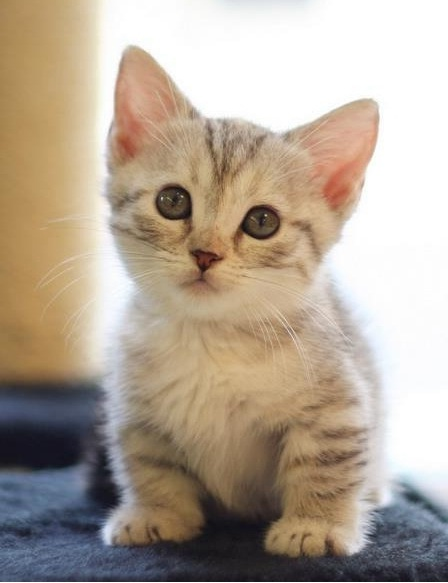
#> input picture cat.jpg, 448 x 583 px
$ python imagecalcul.py
#> lines starting #> are read from the running program, lines starting #| are printed output that depends on the picture; after the words box and inside, x2 and y2 are one past the last pixel; in counts of white or black regions, pixels touching at a corner belong together
import cv2
image = cv2.imread('cat.jpg')
#> image is the input picture: shape (583, 448, 3); mean B, G, R 150.9, 166, 179.5

#픽셀 수 및 이미지 크기 확인
print(image.shape)
#| (583, 448, 3)
print(image.size)
#| 783552

#이미지 Numpy 객체의 특정 픽셀을 가리킴
px = image[100, 100]
#> px = [230, 246, 245]

#B, G, R 순서로 출력된다.
#Grayscale일때는 구분 X
print(px)
#| [230 246 245]

#R값만 출력하기
print(px[2])
#| 245

#특정 범위 픽셀 변경
image[0:100, 0:100] = [0, 0, 0] #반복문 돌리는 것 보다 범위 지정해서 한번에 바꾸는게 빠름
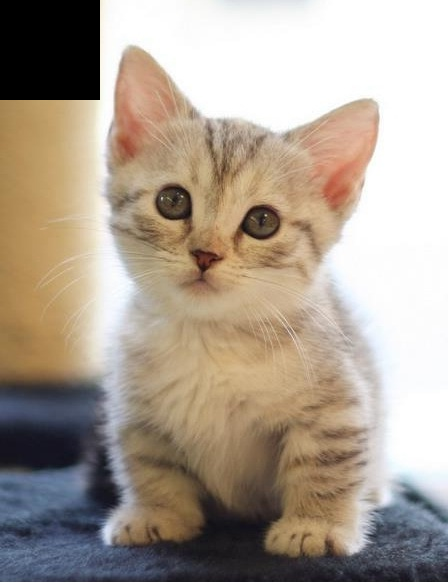
#> image: shape (583, 448, 3); 3.83% of pixels changed, all inside (x1, y1, x2, y2) = (0, 0, 100, 100)

#ROI(Region of interesting - 목표 대상이 속하는 부분, 유의미한 부분) 추출 및 복사
roi = image[200:350, 50:200]
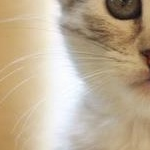
#> roi: shape (150, 150, 3); mean B, G, R 148.3, 173.3, 190
image[0:150, 0:150] = roi #이렇게하면 복사 붙여넣기 됨
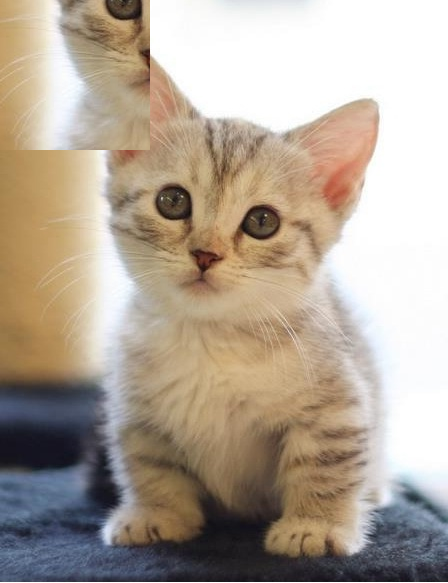
#> image: shape (583, 448, 3); 8.61% of pixels changed, all inside (x1, y1, x2, y2) = (0, 0, 150, 150)

#픽셀별로 색상 다루기(빨간색 없애기)
image[:, :, 2] = 0
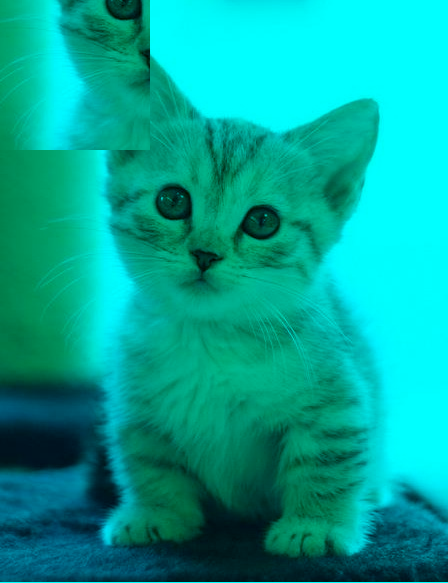
#> image: shape (583, 448, 3); mean B, G, R 151.2, 165.5, 0
